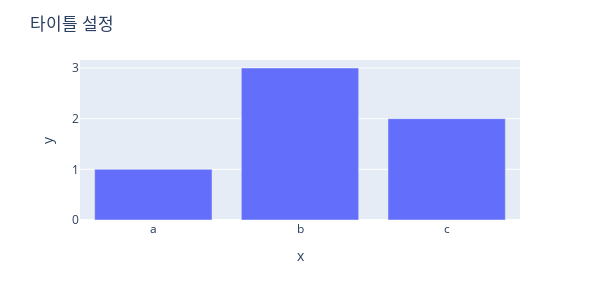

Source (notebook cell):
### Markdown cell above
## 타이틀 설정

### Code cell
# express
fig = px.bar(x = ["a", "b", "c"], 
             y = [1, 3, 2], width = 600, height = 300)

fig.update_layout(title_text = "타이틀 설정")

fig.show()

### Figure 1 — Plotly figure (JSON) as saved in the notebook; plotly's stock layout.template omitted (floating-point values rounded to 4 significant figures)
{"data": [{"alignmentgroup": "True", "hovertemplate": "x=%{x}<br>y=%{y}<extra></extra>", "legendgroup": "", "marker": {"color": "#636efa", "pattern": {"shape": ""}}, "name": "", "offsetgroup": "", "orientation": "v", "showlegend": false, "textposition": "auto", "type": "bar", "x": ["a", "b", "c"], "xaxis": "x", "y": [1, 3, 2], "yaxis": "y"}], "layout": {"barmode": "relative", "height": 300, "legend": {"tracegroupgap": 0}, "margin": {"t": 60}, "title": {"text": "타이틀 설정"}, "width": 600, "xaxis": {"anchor": "y", "autorange": true, "domain": [0, 1], "range": [-0.5, 2.5], "title": {"text": "x"}, "type": "category"}, "yaxis": {"anchor": "x", "autorange": true, "domain": [0, 1], "range": [0, 3.158], "title": {"text": "y"}, "type": "linear"}}}
